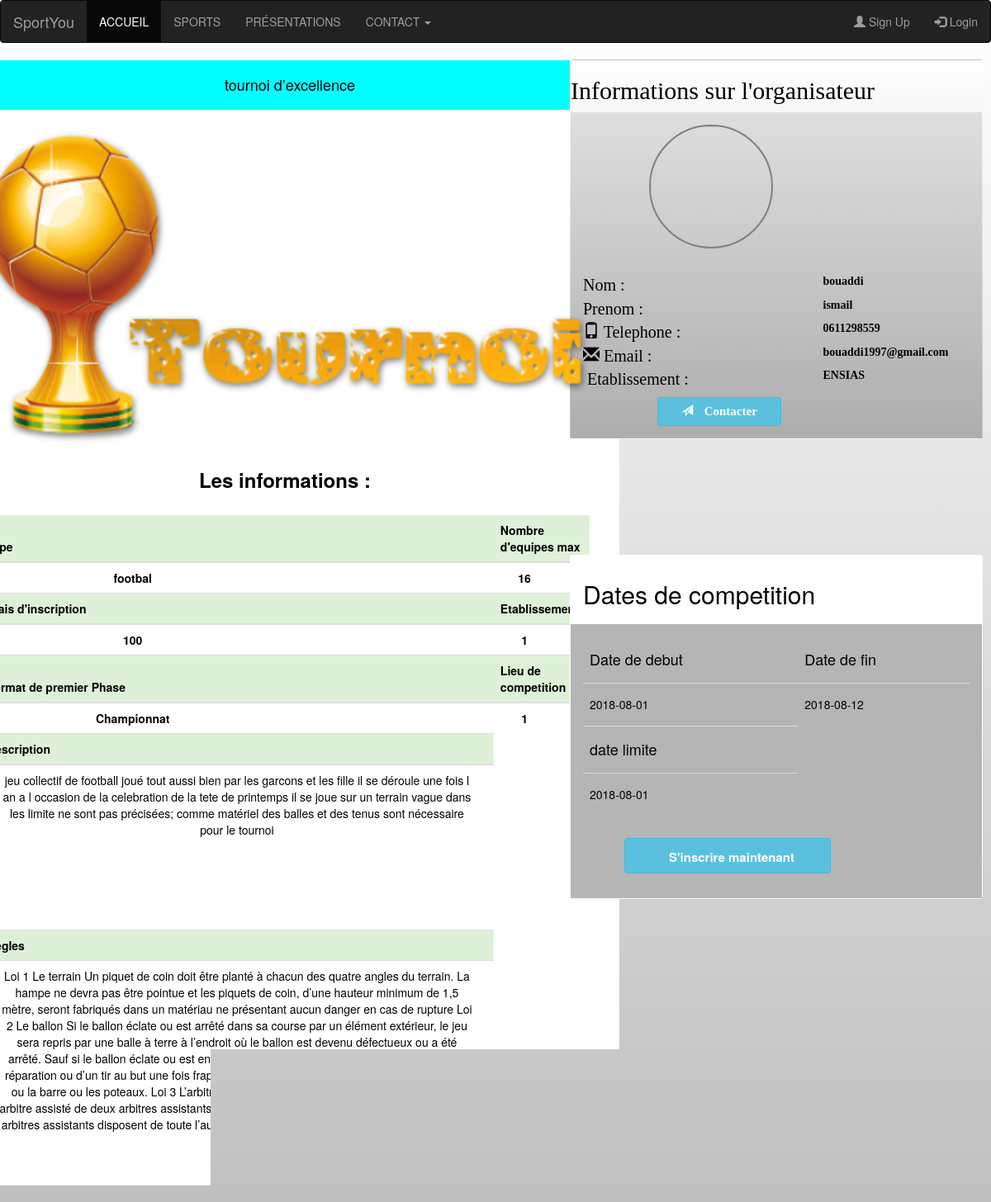
Screenshot of /competition/files/show.php?id=3 with the database file from the repository.
### tables this page shows
CREATE TABLE `etablissement` (
  `id` int(11) NOT NULL,
  `nom` varchar(30) DEFAULT NULL,
  `adress` varchar(100) DEFAULT NULL,
  `ville` varchar(25) DEFAULT NULL,
  `codePostal` int(11) DEFAULT NULL,
  `email` varchar(25) DEFAULT NULL,
  `id_universite` int(11) DEFAULT NULL
);

CREATE TABLE `competition` (
  `id` int(11) NOT NULL,
  `titre` varchar(250) DEFAULT NULL,
  `slogon` varchar(250) DEFAULT NULL,
  `details` varchar(3000) DEFAULT NULL,
  `regles` varchar(3000) DEFAULT NULL,
  `frais` float DEFAULT NULL,
  `phase1` varchar(50) DEFAULT NULL,
  `dateDebut` date DEFAULT NULL,
  `dateFin` date DEFAULT NULL,
  `dateLimite` date DEFAULT NULL,
  `nbrMaxEqui` int(11) DEFAULT NULL,
  `img` varchar(300) DEFAULT NULL,
  `id_administrateur` int(11) DEFAULT NULL,
  `id_etablissement` int(11) DEFAULT NULL,
  `id_type` int(11) DEFAULT NULL
);

CREATE TABLE `type` (
  `id` int(11) NOT NULL,
  `nom` varchar(100) DEFAULT NULL
);

### database/tables.php (called while the page is built, shortened)
<?php
function whereAttr($table,$attr,$co,$value){
	include 'connect_mysql.php';
	$sql = "select * from " .  $table . " where " . $attr . " " . $co . " '" . $value ."' ;";
	$array = array();
	$result = $conn->query($sql);
	if ($result->num_rows > 0) {
		while($row = $result->fetch_assoc()) {
			$array[] = $row;
		}
	}
	return $array;
}
function fromTable($table,$id=-1){
	include 'connect_mysql.php';
	$sql ="";
	if($id==-1){
		$sql = "select * from " . $table .";";
	}else{
		$sql = "select * from " . $table . " where id = '$id' ;";
	}
	$array = array();
	$result = $conn->query($sql);
	if ($result->num_rows > 0) {
		while($row = $result->fetch_assoc()) {
			$array[] = $row;
		}
	}
	return $array;
}
	?>

### competition/files/show.php (the view, shortened to what this page needs)
<?php include "../../database/tables.php";
$resultat = fromTable("competition",$_GET["id"]);
$_type = fromTable("type",$resultat[0]['id_type']);
$org = whereAttr("administrateur","id","=",$resultat[0]['id_administrateur']);
$eta = whereAttr("etablissement","id","=",$org[0]['id_etablissement']);
?>
<!doctype html>
<html><head>
  <link rel="stylesheet" href="https://maxcdn.bootstrapcdn.com/bootstrap/3.3.7/css/bootstrap.min.css">
  <link rel="stylesheet" type="text/css" href="show.css"/>
</head>
<body>
  <?php
  include("../../navpage.php");?>
  <div class="container " >
    <div class="row " id="id1" >
     <div class="panel panel-group "  id="id2" data-spy="affix" style="width: 500px !important">
      <h2>Informations sur l'organisateur</h2>
      <div  class="panel-body " id="id3">
        <?php $path = str_replace(",", "\\", $org[0]["photo"], $org[0]["photo"]);?>
        <div ><img  class="text-center" src=<?php echo "\"".$path."\"" ?> id="id4">
        </div>
        <br> <br><br><br><br><br><br><br><br>
        <div class="row">
          <div class="col-md-7"><span id="id5">Nom : </span></div>
          <div class="col-md-5"><b> <?= $org[0]["NOM"]?></b></div>
        </div>
        <div class="row">
          <div class="col-md-7"><span id="id5">Prenom : </span></div>
          <div class="col-md-5"><b> <?= $org[0]["PRENOM"]?></b></div>
        </div>
        <div class="row">
          <div class="col-md-7"><span id="id5"><i class="glyphicon glyphicon-phone"> </i> Telephone : </span></div>
          <div class="col-md-5"><b> <?= $org[0]["TELE"]?></b></div>
        </div>
        <div class="row">
          <div class="col-md-7"><span id="id5"><i class="glyphicon glyphicon-envelope"> </i> Email : </span></div>
          <div class="col-md-5"><b> <?= $org[0]["EMAIL"]?></b></div>
        </div>
        <div class="row">
          <div class="col-md-7"><span id="id5"><i class="glyphicon glyphicon"> </i> Etablissement : </span></div>
          <div class="col-md-5"><b> <?= $eta[0]["nom"]?></b></div>
        </div>
        <div>
          <button id="btnid1" class="btn btn-info">
            <i class="glyphicon glyphicon-send"></i>  <span id="id6" >Contacter</span>
          </button></div>
        </div>
      </div>
      <div class="panel panel-group "  data-spy="affix" id="id7" style="width: 500px !important">
        <div class="panel-heading " id="reserver" data-toggle="collapse" style="font-weight:bold;background-color:white"> <h2> Dates de competition</div>
          <div  class="panel-body " id="id8">
            <form method="POST" action="">
              <div class="form-group demo">
               <table class="table">
                <thead>
                  <tr>
                    <td><h4>Date de debut</td>
                      <td><h4>Date de fin </td>
                      </tr>
                    </thead>
                    <tbody>
                      <td><h5><?= $resultat[0]["dateDebut"]?></h5></td>
                      <td><h5><?= $resultat[0]["dateFin"]?></h5></td>
                    </tbody>
                    <thead>
                      <tr>
                        <td><h4>date limite</td>
                        </tr>
                      </thead>
                      <tbody>
                        <td><h5><?= $resultat[0]["dateLimite"]?></h5></td>
                      </tbody>
                    </table>
                    <div>
                      <button id="idbtn2" class="btn btn-info"><i style="font-size: 20px" class="fa fa-cart-plus"></i>
                        <span id="id9">S'inscrire maintenant
                        </span>
                      </button>
                    </div>
                  </div>
                </form>
              </div>
            </div>
            <div >
              <div class="panel panel-group" style="width: 800px !important">
                <div class="panel-heading text-center " id="id10" style="width: 800px !important"><h4 ><?= $resultat[0]["titre"]?></h4></div>
                <div class="panel-body ">
                  <div style="margin-left: 30px ">
                    <div class="row carousel-holder" style="margin-left:-60px ;">
                      <div class="col-md-12">
                        <div id="carousel-example-generic" class="carousel slide" data-ride="carousel">
                          <div class="carousel-inner">
                            <?php $path = str_replace(",", "\\", $resultat[0]["img"], $resultat[0]["img"]);?>
                            <img src=<?= "\"" . $path . "\""?> style="padding-left : 13px; width:780px;height:400px;" class="pull-center img-center">
                          </div>
                        </div>
                      </div>
                    </div>
                    <div class="table table-striped"style="margin-left: -20px;">
                     <h3 style="font-weight: bold ; text-align: center;"> Les informations : </h3><br>
                     <table class="table" style="text-align: center; ">
                      <thead>
                        <tr class="success">
                          <th >Type</th>
                          <th>Nombre d'equipes max</th>
                        </tr>
                      </thead>
                      <tbody>
                        <tr class="">
                          <td><div class="col-sm-7 col-xs-6 "><strong><?= $_type[0]["nom"]?></strong></div>
                          </td>
                          <td><div class="col-sm-7 col-xs-6 "><strong><?= $resultat[0]["nbrMaxEqui"]?></strong></div></td>
                        </tr>
                      </tbody>
                      <thead>
                        <tr class="success">
                          <th>Frais d'inscription</th>
                          <th>Etablissement</th>
                        </tr>
                      </thead>
                      <tbody>
                        <tr class="">
                          <td><div class="col-sm-7 col-xs-6 "><strong> <?= $resultat[0]["frais"]?></strong></div>
                          </td>
                          <td><div class="col-sm-7 col-xs-6 "><strong><?= $resultat[0]["id_etablissement"]?></strong></div>
                          </td>
                        </tr>
                      </tbody>
                      <thead >
                        <tr class="success">
                          <th  >Format de premier Phase</th>
                          <th  >Lieu de competition</th>
                        </tr>
                      </thead>
                      <tbody>
                        <td><div class="col-sm-7 col-xs-6 "><strong><?= $resultat[0]["phase1"]?></strong></div>
                        </td>
                        <td><div class="col-sm-7 col-xs-6 "><strong><?= $resultat[0]["id_etablissement"]?></strong></div>
                        </td>
                      </tbody>
                      <thead>
                        <tr class="success">
                          <th>Description </th>
                        </tr>
                        <tr>
                        <td height="200" >
                          <div class="col-sm-12 col-xs-12 "><?= $resultat[0]["details"]?></div>
                        </td> </tr>
                      </thead>
                      <tbody>
                        <tr class="success">
                        <th>Regles</th></tr>
                        <tr>
                        <td height="200"><div class="col-sm-12 col-xs-12 "><?= $resultat[0]["regles"]?></div>
                        </td> </tr>
                      </tbody>
                    </table>
                  </div>
                </body>
                </html>

### competition/files/show.css (style rules this page uses)
body,html { margin:0px;color:black; background-color:silver; background: -webkit-linear-gradient(top,white,silver); background-attachment: fixed; background-repeat: no-repeat; background-position:bottom; background-size: cover; }
#id1 { margin-left: -80px; }
#id2 { right:30px; position:absolute; width: 360px; margin-right: -20px; margin-top: 32px; background: -webkit-linear-gradient(top,white,silver ); font-family: verdana; color:black; margin-top:-0px; }
#id3 { background: rgba(10,10, 10, 0.1); }
#id4 { width:150px ; height:150px; float:left; border-radius: 50%; cursor:pointer; border:2px solid gray; margin-bottom: 20px; margin-left: 80px; }
#id5 { font-size: 20px; }
#btnid1 { margin-left: 90px; margin-top: 7px; width: 150px; }
#id6 { margin-left: 10px;font-size: 15px; font-weight: bold;height: 30px; }
#id7 { right:30px;position:absolute; ;width: 360px;margin-right: -20px; margin-top: 600px; }
#id8 { background: rgba(10,10, 10, 0.3); }
#idbtn2 { margin-left: 50px; margin-top: 7px; width: 250px; }
#id9 { margin-left: 10px;font-size: 15px; font-weight: bold;height: 30px; }
#id10 { width : 900px;background-color:aqua; }

### rows the page displays
etablissement: nom "ENSIAS"
competition: dateDebut "2018-08-01", dateFin "2018-08-12", dateLimite "2018-08-01", titre "tournoi d’excellence", nbrMaxEqui "16", frais "100", id_etablissement "1", phase1 "Championnat", details "jeu collectif de football joué tout aussi bien par les garcons et les fille il se déroule une fois l an a l occasion de la celebration de la tete de printemps il se joue sur un terrain vague dans les limite ne sont pas précisées; comme matériel des balles et des tenus sont nécessaire pour le tournoi", regles "Loi 1 Le terrain Un piquet de coin doit être planté à chacun des quatre angles du terrain. La hampe ne devra pas être pointue et les piquets de coin, d’une hauteur minimum de 1,5 mètre, seront fabriqués dans un matériau ne présentant aucun danger en cas de rupture Loi 2 Le ballon Si le ballon éclate ou est arrêté dans sa course par un élément extérieur, le jeu sera repris par une balle à terre à l’endroit où le ballon est devenu défectueux ou a été arrêté. Sauf si le ballon éclate ou est endommagé durant l’exécution d’un coup de pied de réparation ou d’un tir au but une fois frappé vers l’avant et avant de toucher un autre joueur ou la barre ou les poteaux. Loi 3 L’arbitre Chaque match se…"
type: nom "footbal"

### other values shown
$org[0]["NOM"] "bouaddi"
$org[0]["PRENOM"] "ismail"
$org[0]["TELE"] "0611298559"
$org[0]["EMAIL"] "bouaddi1997@gmail.com"
